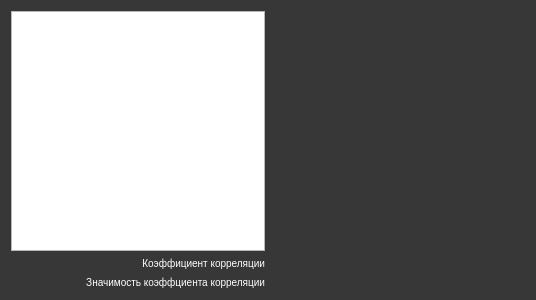
<?xml version="1.0" encoding="UTF-8"?>
<ui version="4.0">
 <class>Dialog</class>
 <widget class="QDialog" name="Dialog">
  <property name="geometry">
   <rect>
    <x>0</x>
    <y>0</y>
    <width>536</width>
    <height>300</height>
   </rect>
  </property>
  <property name="windowTitle">
   <string>Dialog</string>
  </property>
  <property name="styleSheet">
   <string notr="true">QDialog{
background-color: #373737;
}
QLabel{
font-size: 10px;
color: white;
}</string>
  </property>
  <layout class="QVBoxLayout" name="verticalLayout_2">
   <item>
    <layout class="QVBoxLayout" name="verticalLayout" stretch="0,0">
     <item>
      <layout class="QHBoxLayout" name="horizontalLayout" stretch="1,1">
       <item>
        <widget class="QTableWidget" name="table_correl"/>
       </item>
       <item>
        <widget class="QWidget" name="graphic_correl" native="true"/>
       </item>
      </layout>
     </item>
     <item>
      <layout class="QGridLayout" name="gridLayout">
       <property name="bottomMargin">
        <number>0</number>
       </property>
       <item row="0" column="0">
        <widget class="QLabel" name="label">
         <property name="text">
          <string>&lt;html&gt;&lt;head/&gt;&lt;body&gt;&lt;p align=&quot;right&quot;&gt;&lt;span style=&quot; font-size:10px;&quot;&gt;Коэффициент корреляции&lt;/span&gt;&lt;/p&gt;&lt;/body&gt;&lt;/html&gt;</string>
         </property>
        </widget>
       </item>
       <item row="1" column="0">
        <widget class="QLabel" name="label_2">
         <property name="text">
          <string>&lt;html&gt;&lt;head/&gt;&lt;body&gt;&lt;p align=&quot;right&quot;&gt;&lt;span style=&quot; font-size:10px;&quot;&gt;Значимость коэффциента корреляции&lt;/span&gt;&lt;/p&gt;&lt;/body&gt;&lt;/html&gt;</string>
         </property>
        </widget>
       </item>
       <item row="1" column="1">
        <widget class="QLabel" name="znam_correl_label">
         <property name="text">
          <string>&lt;html&gt;&lt;head/&gt;&lt;body&gt;&lt;p align=&quot;right&quot;&gt;&lt;span style=&quot; font-size:10px;&quot;&gt;&lt;/span&gt;&lt;/p&gt;&lt;/body&gt;&lt;/html&gt;</string>
         </property>
        </widget>
       </item>
       <item row="0" column="1">
        <widget class="QLabel" name="coef_correl_label">
         <property name="text">
          <string>&lt;html&gt;&lt;head/&gt;&lt;body&gt;&lt;p align=&quot;right&quot;&gt;&lt;span style=&quot; font-size:10px;&quot;&gt;&lt;/span&gt;&lt;/p&gt;&lt;/body&gt;&lt;/html&gt;</string>
         </property>
        </widget>
       </item>
      </layout>
     </item>
    </layout>
   </item>
  </layout>
 </widget>
 <resources/>
 <connections/>
</ui>
